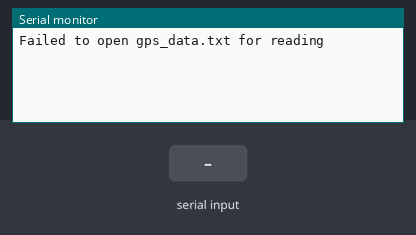
A program run on a simulated ESP32. Parts: the last lines printed to the serial monitor. Inputs (shaded band) come from the test bench. Storage starts empty.

Above: at 1.2 s.
1.3 s: "delete\n" received over Serial
At 2.1 s:
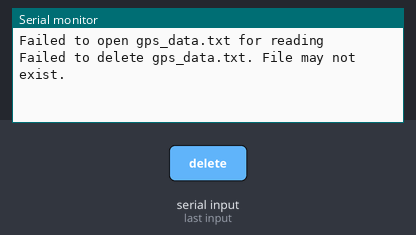
2.8 s: "1\n" received over Serial
At 3.1 s:
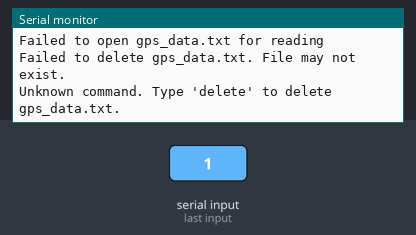

Measured:
- after the input at 1.3 s, the serial monitor: prints a new line at once (image 1)
- after the input at 2.8 s, the serial monitor: prints a new line at once (image 2)

The program:

main.cpp
```cpp
// Daniel Yu
// CANSAT Team 2T4-2T5
// Robotics for Space Exploration
// University of Toronto

// GPS High Altitude Testing
// Reading and deleting from ESP32

#include "FS.h"
#include "SPIFFS.h"

File gpsFile;

void setup() {
    Serial.begin(115200);

    // Initialize SPIFFS
    if (!SPIFFS.begin(true)) {
        Serial.println("Failed to mount file system");
        return;
    }

    // Open the file in read mode to read its contents
    gpsFile = SPIFFS.open("/gps_data.txt", FILE_READ);
    if (!gpsFile) {
        Serial.println("Failed to open gps_data.txt for reading");
        return;
    }

    // Read and print the contents of the file
    Serial.println("Opening gps_data.txt:");
    while (gpsFile.available()) {
        Serial.write(gpsFile.read());  // Read a byte and print it to the Serial Monitor
    }

    // Close the file after reading
    gpsFile.close();

    Serial.println("\nFile reading complete.");
    Serial.println("Type 'delete' in the Serial Monitor to delete gps_data.txt.");
}

void loop() {
    // Check if data is available in the Serial Monitor
    if (Serial.available()) {
        String command = Serial.readStringUntil('\n'); // Read the input command
        command.trim(); // Remove leading and trailing whitespace

        if (command.equalsIgnoreCase("delete")) {
            if (SPIFFS.remove("/gps_data.txt")) {
                Serial.println("gps_data.txt deleted successfully.");
            } else {
                Serial.println("Failed to delete gps_data.txt. File may not exist.");
            }
        } else {
            Serial.println("Unknown command. Type 'delete' to delete gps_data.txt.");
        }
    }
}
```
